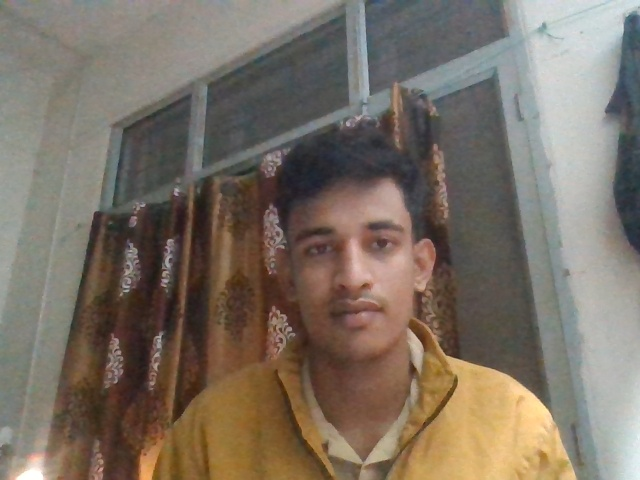
#> input picture AI_model/dataset/2025CH04/image_1.jpg, 640 x 480 px; its folder holds only this picture in this run
$ python train_model.py
#> lines starting #> are read from the running program, lines starting #| are printed output that depends on the picture
import os
import cv2
import numpy as np
from PIL import Image
import pickle  # To save the label map for later reference

# Train LBPH Face Recognizer model using student images for attendance system
def train_model(haar_cascade_path, dataset_path, model_save_path, labels_save_path,
                message_callback=None, tts_callback=None):
    """
    Parameters:
    - haar_cascade_path: Path to Haar Cascade XML face detector.
    - dataset_path: Root dataset folder; each subfolder is a student ID with images.
    - model_save_path: Path where trained LBPH model will be saved.
    - labels_save_path: Path to save label map (student ID <-> int ID).
    - message_callback: Optional function to update UI messages.
    - tts_callback: Optional function for text-to-speech announcements.
    """

    # Create LBPH recognizer from OpenCV
    recognizer = cv2.face.LBPHFaceRecognizer_create()

    # Load Haar cascade for face detection
    detector = cv2.CascadeClassifier(haar_cascade_path)

    # Get faces and numeric labels, and generate mapping from student IDs (strings) to ints
    faces, ids, label_map = get_faces_and_labels(dataset_path, detector)

    # Train the recognizer model on the gathered faces and corresponding numeric IDs
    recognizer.train(faces, np.array(ids))

    # Save the trained LBPH model for later face recognition
    recognizer.save(model_save_path)

    # Save the mapping from numeric labels back to student registration numbers (strings)
    with open(labels_save_path, 'wb') as f:
        pickle.dump(label_map, f)

    result_message = f"Training completed successfully. Model saved to {model_save_path}"

    if message_callback:
        message_callback(result_message)
    if tts_callback:
        tts_callback(result_message)

    print(result_message)


#level with neumaric value
def get_faces_and_labels(dataset_path, detector):
    """
    Traverse dataset directory, detect faces in images,
    and return face samples with numeric IDs and label map.
    """
#> called with dataset_path = './dataset'
    faces = []
    ids = []
    label_map = {}                   # Map: student reg_no (string) => int label
    reverse_label_map = {}           # Reverse map: int label => student reg_no
    current_label = 0

    # List student folders inside dataset path
    student_folders = [os.path.join(dataset_path, d) for d in os.listdir(dataset_path) if os.path.isdir(os.path.join(dataset_path, d))]

    for folder_path in student_folders:
        reg_no = os.path.basename(folder_path)  # Student registration number folder name

        # Create new label if this reg_no not seen before
        if reg_no not in label_map:
            label_map[reg_no] = current_label
            reverse_label_map[current_label] = reg_no
            current_label += 1

        numeric_label = label_map[reg_no]

        # List images for this student
        image_files = [os.path.join(folder_path, f) for f in os.listdir(folder_path) if os.path.isfile(os.path.join(folder_path, f))]

        for image_path in image_files:
            # Open image and convert to grayscale
            pil_image = Image.open(image_path).convert('L')
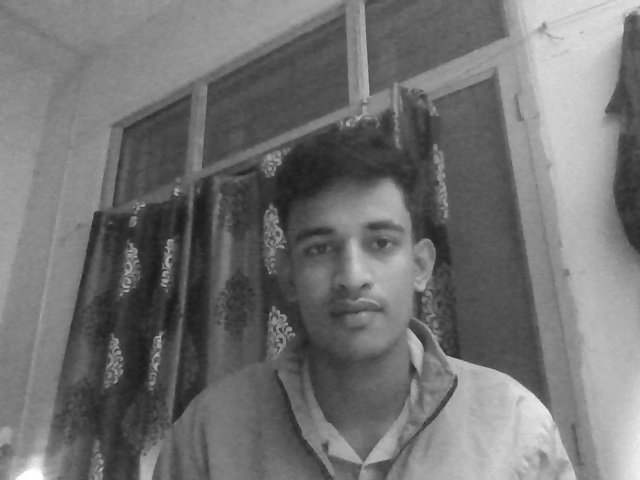
#> pil_image: PIL image 640x480 L; min 25, max 255, mean 114.4
            image_np = np.array(pil_image, 'uint8')

            # Detect faces in image
            detected_faces = detector.detectMultiScale(image_np)
#> detected_faces = [[267, 178, 172, 172], [37, 157, 204, 204]]

            # Extract face portion for each detected face and assign label
            for (x, y, w, h) in detected_faces:
                face_region = image_np[y:y+h, x:x+w]  # Crop face ROI
                faces.append(face_region)
                ids.append(numeric_label)
#> this loop made 2 passes
#> pass 1, in get_faces_and_labels, `face_region = image_np[y:y+h, x:x+w]`:
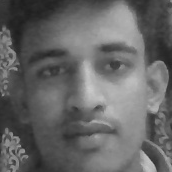
#> face_region: shape (172, 172); min 30, max 205, mean 101.9
#> pass 2, in get_faces_and_labels, `face_region = image_np[y:y+h, x:x+w]`:
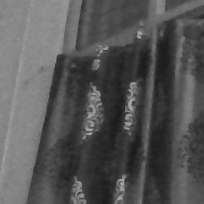
#> face_region: shape (204, 204); min 25, max 174, mean 84.8
#> after the loop, faces = 2 items; ids = [0, 0]
#> pass 2 of the loop in get_faces_and_labels, `for folder_path in student_folders:`:
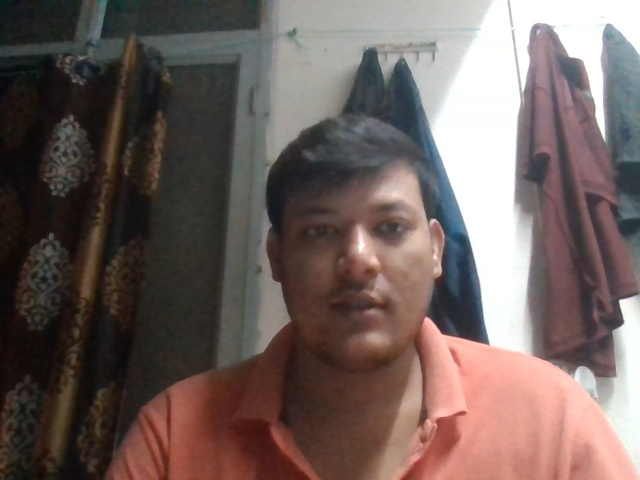
#> input picture AI_model/dataset/2025DS04/image_1.jpg, 640 x 480 px
#> in get_faces_and_labels, `pil_image = Image.open(image_path).convert('L')`:
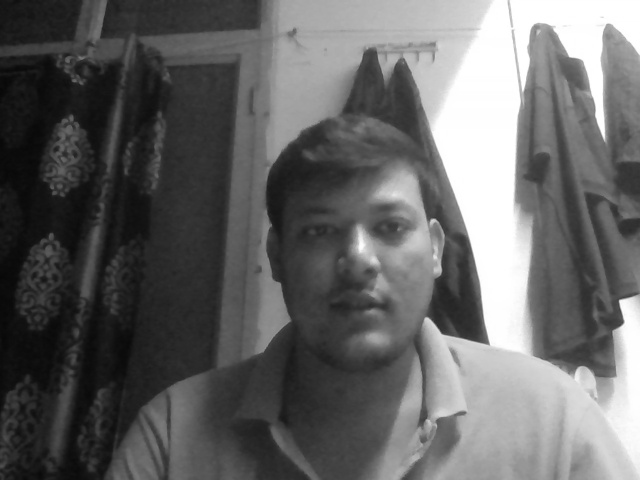
#> pil_image: PIL image 640x480 L; min 7, max 255, mean 101
#> detected_faces = [[262, 156, 191, 191]]
#> the loop in get_faces_and_labels, `for (x, y, w, h) in detected_faces:` made 1 pass
#> pass 1, in get_faces_and_labels, `face_region = image_np[y:y+h, x:x+w]`:
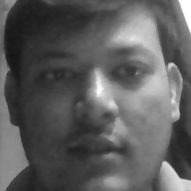
#> face_region: shape (191, 191); min 22, max 255, mean 93
#> after the loop in get_faces_and_labels, `for (x, y, w, h) in detected_faces:`: faces = 3 items; ids = [0, 0, 1]

    # Return all extracted faces and label IDs alongside the label mapping dict
    return faces, ids, {"label_map": label_map, "reverse_label_map": reverse_label_map}


if __name__ == "__main__":
    # Define paths - update as per your environment
    HAAR_CASCADE_PATH = 'haarcascade_frontalface_default.xml'  # Provided in AI_model folder
    DATASET_PATH = './dataset'                                  # Folder with student face images
    MODEL_SAVE_PATH = './model/trained_lbph_model.yml'          # Where to save trained model
    LABELS_SAVE_PATH = './model/label_map.pkl'                   # Where to save label mappings

    # Train model on dataset, no UI callbacks here - just console output
    train_model(HAAR_CASCADE_PATH, DATASET_PATH, MODEL_SAVE_PATH, LABELS_SAVE_PATH)
#> in train_model, `faces, ids, label_map = get_faces_and_labels(dataset_path, detector)`: faces = 3 items; ids = [0, 0, 1]; label_map = 2 items
